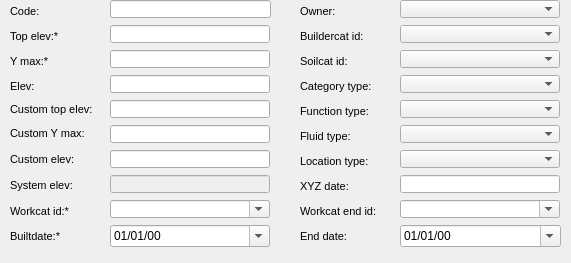
      <widget class="QWidget" name="page_53">
       <property name="geometry">
        <rect>
         <x>0</x>
         <y>0</y>
         <width>571</width>
         <height>263</height>
        </rect>
       </property>
       <attribute name="label">
        <string>Basic information</string>
       </attribute>
       <widget class="QComboBox" name="fluid_type">
        <property name="geometry">
         <rect>
          <x>400</x>
          <y>125</y>
          <width>160</width>
          <height>18</height>
         </rect>
        </property>
       </widget>
       <widget class="QComboBox" name="location_type">
        <property name="geometry">
         <rect>
          <x>400</x>
          <y>150</y>
          <width>160</width>
          <height>18</height>
         </rect>
        </property>
       </widget>
       <widget class="QLineEdit" name="custom_ymax">
        <property name="geometry">
         <rect>
          <x>110</x>
          <y>125</y>
          <width>160</width>
          <height>18</height>
         </rect>
        </property>
        <property name="text">
         <string/>
        </property>
       </widget>
       <widget class="QgsDateTimeEdit" name="builtdate">
        <property name="geometry">
         <rect>
          <x>110</x>
          <y>225</y>
          <width>160</width>
          <height>22</height>
         </rect>
        </property>
        <property name="displayFormat">
         <string>dd/MM/yy</string>
        </property>
        <property name="calendarPopup">
         <bool>true</bool>
        </property>
        <property name="allowNull" stdset="0">
         <bool>true</bool>
        </property>
       </widget>
       <widget class="QLabel" name="label_elev">
        <property name="geometry">
         <rect>
          <x>10</x>
          <y>75</y>
          <width>90</width>
          <height>22</height>
         </rect>
        </property>
        <property name="font">
         <font>
          <pointsize>8</pointsize>
         </font>
        </property>
        <property name="frameShape">
         <enum>QFrame::NoFrame</enum>
        </property>
        <property name="frameShadow">
         <enum>QFrame::Plain</enum>
        </property>
        <property name="text">
         <string>Elev:</string>
        </property>
        <property name="margin">
         <number>3</number>
        </property>
       </widget>
       <widget class="QLabel" name="label_enddate">
        <property name="geometry">
         <rect>
          <x>300</x>
          <y>225</y>
          <width>101</width>
          <height>22</height>
         </rect>
        </property>
        <property name="font">
         <font>
          <pointsize>8</pointsize>
         </font>
        </property>
        <property name="frameShape">
         <enum>QFrame::NoFrame</enum>
        </property>
        <property name="frameShadow">
         <enum>QFrame::Plain</enum>
        </property>
        <property name="text">
         <string>End date:</string>
        </property>
        <property name="textFormat">
         <enum>Qt::AutoText</enum>
        </property>
        <property name="scaledContents">
         <bool>false</bool>
        </property>
        <property name="margin">
         <number>3</number>
        </property>
       </widget>
       <widget class="QLabel" name="label_custom_elev">
        <property name="geometry">
         <rect>
          <x>10</x>
          <y>150</y>
          <width>99</width>
          <height>19</height>
         </rect>
        </property>
        <property name="font">
         <font>
          <pointsize>8</pointsize>
         </font>
        </property>
        <property name="frameShape">
         <enum>QFrame::NoFrame</enum>
        </property>
        <property name="frameShadow">
         <enum>QFrame::Plain</enum>
        </property>
        <property name="text">
         <string>Custom elev:</string>
        </property>
        <property name="wordWrap">
         <bool>true</bool>
        </property>
        <property name="margin">
         <number>3</number>
        </property>
       </widget>
       <widget class="QLineEdit" name="custom_elev">
        <property name="geometry">
         <rect>
          <x>110</x>
          <y>150</y>
          <width>160</width>
          <height>18</height>
         </rect>
        </property>
       </widget>
       <widget class="QComboBox" name="function_type">
        <property name="geometry">
         <rect>
          <x>400</x>
          <y>100</y>
          <width>160</width>
          <height>18</height>
         </rect>
        </property>
       </widget>
       <widget class="QLabel" name="label_workcat_id">
        <property name="geometry">
         <rect>
          <x>10</x>
          <y>200</y>
          <width>90</width>
          <height>22</height>
         </rect>
        </property>
        <property name="font">
         <font>
          <pointsize>8</pointsize>
         </font>
        </property>
        <property name="frameShape">
         <enum>QFrame::NoFrame</enum>
        </property>
        <property name="frameShadow">
         <enum>QFrame::Plain</enum>
        </property>
        <property name="text">
         <string>Workcat id:*</string>
        </property>
        <property name="textFormat">
         <enum>Qt::AutoText</enum>
        </property>
        <property name="scaledContents">
         <bool>false</bool>
        </property>
        <property name="margin">
         <number>3</number>
        </property>
       </widget>
       <widget class="QLineEdit" name="elev">
        <property name="geometry">
         <rect>
          <x>110</x>
          <y>75</y>
          <width>160</width>
          <height>18</height>
         </rect>
        </property>
       </widget>
       <widget class="QComboBox" name="ownercat_id">
        <property name="geometry">
         <rect>
          <x>400</x>
          <y>0</y>
          <width>160</width>
          <height>18</height>
         </rect>
        </property>
       </widget>
       <widget class="QLabel" name="label_workcat_id_end">
        <property name="geometry">
         <rect>
          <x>300</x>
          <y>200</y>
          <width>101</width>
          <height>22</height>
         </rect>
        </property>
        <property name="font">
         <font>
          <pointsize>8</pointsize>
         </font>
        </property>
        <property name="frameShape">
         <enum>QFrame::NoFrame</enum>
        </property>
        <property name="frameShadow">
         <enum>QFrame::Plain</enum>
        </property>
        <property name="text">
         <string>Workcat end id:</string>
        </property>
        <property name="textFormat">
         <enum>Qt::AutoText</enum>
        </property>
        <property name="scaledContents">
         <bool>false</bool>
        </property>
        <property name="margin">
         <number>3</number>
        </property>
       </widget>
       <widget class="QComboBox" name="category_type">
        <property name="geometry">
         <rect>
          <x>400</x>
          <y>75</y>
          <width>160</width>
          <height>18</height>
         </rect>
        </property>
       </widget>
       <widget class="QLabel" name="label_buildercat_id">
        <property name="geometry">
         <rect>
          <x>300</x>
          <y>25</y>
          <width>101</width>
          <height>22</height>
         </rect>
        </property>
        <property name="font">
         <font>
          <pointsize>8</pointsize>
         </font>
        </property>
        <property name="frameShape">
         <enum>QFrame::NoFrame</enum>
        </property>
        <property name="frameShadow">
         <enum>QFrame::Plain</enum>
        </property>
        <property name="text">
         <string>Buildercat id:</string>
        </property>
        <property name="textFormat">
         <enum>Qt::AutoText</enum>
        </property>
        <property name="scaledContents">
         <bool>false</bool>
        </property>
        <property name="margin">
         <number>3</number>
        </property>
       </widget>
       <widget class="QLineEdit" name="sys_elev">
        <property name="enabled">
         <bool>false</bool>
        </property>
        <property name="geometry">
         <rect>
          <x>110</x>
          <y>175</y>
          <width>160</width>
          <height>18</height>
         </rect>
        </property>
        <property name="font">
         <font>
          <italic>false</italic>
         </font>
        </property>
        <property name="styleSheet">
         <string notr="true"/>
        </property>
        <property name="text">
         <string/>
        </property>
       </widget>
       <widget class="QLabel" name="label_sys_elev">
        <property name="geometry">
         <rect>
          <x>10</x>
          <y>175</y>
          <width>101</width>
          <height>21</height>
         </rect>
        </property>
        <property name="font">
         <font>
          <pointsize>8</pointsize>
         </font>
        </property>
        <property name="frameShape">
         <enum>QFrame::NoFrame</enum>
        </property>
        <property name="frameShadow">
         <enum>QFrame::Plain</enum>
        </property>
        <property name="text">
         <string>System elev:</string>
        </property>
        <property name="wordWrap">
         <bool>true</bool>
        </property>
        <property name="margin">
         <number>3</number>
        </property>
       </widget>
       <widget class="QComboBox" name="soilcat_id">
        <property name="geometry">
         <rect>
          <x>400</x>
          <y>50</y>
          <width>160</width>
          <height>18</height>
         </rect>
        </property>
       </widget>
       <widget class="QLabel" name="label_code">
        <property name="geometry">
         <rect>
          <x>10</x>
          <y>0</y>
          <width>101</width>
          <height>22</height>
         </rect>
        </property>
        <property name="font">
         <font>
          <pointsize>8</pointsize>
         </font>
        </property>
        <property name="frameShape">
         <enum>QFrame::NoFrame</enum>
        </property>
        <property name="frameShadow">
         <enum>QFrame::Plain</enum>
        </property>
        <property name="text">
         <string>Code:</string>
        </property>
        <property name="textFormat">
         <enum>Qt::AutoText</enum>
        </property>
        <property name="scaledContents">
         <bool>false</bool>
        </property>
        <property name="margin">
         <number>3</number>
        </property>
       </widget>
       <widget class="QLabel" name="label_custom_top_elev">
        <property name="geometry">
         <rect>
          <x>10</x>
          <y>100</y>
          <width>101</width>
          <height>19</height>
         </rect>
        </property>
        <property name="font">
         <font>
          <pointsize>8</pointsize>
         </font>
        </property>
        <property name="frameShape">
         <enum>QFrame::NoFrame</enum>
        </property>
        <property name="frameShadow">
         <enum>QFrame::Plain</enum>
        </property>
        <property name="text">
         <string>Custom top elev:</string>
        </property>
        <property name="textFormat">
         <enum>Qt::AutoText</enum>
        </property>
        <property name="scaledContents">
         <bool>false</bool>
        </property>
        <property name="wordWrap">
         <bool>true</bool>
        </property>
        <property name="margin">
         <number>3</number>
        </property>
       </widget>
       <widget class="QLabel" name="label_builtdate">
        <property name="geometry">
         <rect>
          <x>10</x>
          <y>225</y>
          <width>101</width>
          <height>22</height>
         </rect>
        </property>
        <property name="font">
         <font>
          <pointsize>8</pointsize>
         </font>
        </property>
        <property name="frameShape">
         <enum>QFrame::NoFrame</enum>
        </property>
        <property name="frameShadow">
         <enum>QFrame::Plain</enum>
        </property>
        <property name="text">
         <string>Builtdate:*</string>
        </property>
        <property name="textFormat">
         <enum>Qt::AutoText</enum>
        </property>
        <property name="scaledContents">
         <bool>false</bool>
        </property>
        <property name="margin">
         <number>3</number>
        </property>
       </widget>
       <widget class="QLabel" name="label_function_type">
        <property name="geometry">
         <rect>
          <x>300</x>
          <y>100</y>
          <width>101</width>
          <height>22</height>
         </rect>
        </property>
        <property name="font">
         <font>
          <pointsize>8</pointsize>
         </font>
        </property>
        <property name="frameShape">
         <enum>QFrame::NoFrame</enum>
        </property>
        <property name="frameShadow">
         <enum>QFrame::Plain</enum>
        </property>
        <property name="text">
         <string>Function type:</string>
        </property>
        <property name="textFormat">
         <enum>Qt::AutoText</enum>
        </property>
        <property name="scaledContents">
         <bool>false</bool>
        </property>
        <property name="alignment">
         <set>Qt::AlignLeading|Qt::AlignLeft|Qt::AlignVCenter</set>
        </property>
        <property name="margin">
         <number>3</number>
        </property>
       </widget>
       <widget class="QLineEdit" name="ymax">
        <property name="geometry">
         <rect>
          <x>110</x>
          <y>50</y>
          <width>160</width>
          <height>18</height>
         </rect>
        </property>
       </widget>
       <widget class="QLineEdit" name="code">
        <property name="geometry">
         <rect>
          <x>110</x>
          <y>0</y>
          <width>161</width>
          <height>18</height>
         </rect>
        </property>
       </widget>
       <widget class="QLineEdit" name="custom_top_elev">
        <property name="geometry">
         <rect>
          <x>110</x>
          <y>100</y>
          <width>160</width>
          <height>18</height>
         </rect>
        </property>
       </widget>
       <widget class="QLabel" name="label_owner">
        <property name="geometry">
         <rect>
          <x>300</x>
          <y>0</y>
          <width>101</width>
          <height>22</height>
         </rect>
        </property>
        <property name="font">
         <font>
          <pointsize>8</pointsize>
         </font>
        </property>
        <property name="frameShape">
         <enum>QFrame::NoFrame</enum>
        </property>
        <property name="frameShadow">
         <enum>QFrame::Plain</enum>
        </property>
        <property name="text">
         <string>Owner:</string>
        </property>
        <property name="textFormat">
         <enum>Qt::AutoText</enum>
        </property>
        <property name="scaledContents">
         <bool>false</bool>
        </property>
        <property name="margin">
         <number>3</number>
        </property>
       </widget>
       <widget class="QComboBox" name="workcat_id_end">
        <property name="geometry">
         <rect>
          <x>400</x>
          <y>200</y>
          <width>160</width>
          <height>18</height>
         </rect>
        </property>
        <property name="editable">
         <bool>true</bool>
        </property>
       </widget>
       <widget class="QLineEdit" name="xyz_date">
        <property name="geometry">
         <rect>
          <x>400</x>
          <y>175</y>
          <width>160</width>
          <height>18</height>
         </rect>
        </property>
       </widget>
       <widget class="QLabel" name="label_custom_ymax">
        <property name="geometry">
         <rect>
          <x>10</x>
          <y>125</y>
          <width>90</width>
          <height>17</height>
         </rect>
        </property>
        <property name="font">
         <font>
          <pointsize>8</pointsize>
          <weight>50</weight>
          <bold>false</bold>
         </font>
        </property>
        <property name="frameShape">
         <enum>QFrame::NoFrame</enum>
        </property>
        <property name="frameShadow">
         <enum>QFrame::Plain</enum>
        </property>
        <property name="text">
         <string>Custom Y max:</string>
        </property>
        <property name="wordWrap">
         <bool>false</bool>
        </property>
        <property name="margin">
         <number>3</number>
        </property>
       </widget>
       <widget class="QgsDateTimeEdit" name="enddate">
        <property name="geometry">
         <rect>
          <x>400</x>
          <y>225</y>
          <width>161</width>
          <height>22</height>
         </rect>
        </property>
        <property name="displayFormat">
         <string>dd/MM/yy</string>
        </property>
        <property name="calendarPopup">
         <bool>true</bool>
        </property>
        <property name="allowNull" stdset="0">
         <bool>true</bool>
        </property>
       </widget>
       <widget class="QComboBox" name="workcat_id">
        <property name="geometry">
         <rect>
          <x>110</x>
          <y>200</y>
          <width>160</width>
          <height>18</height>
         </rect>
        </property>
        <property name="editable">
         <bool>true</bool>
        </property>
       </widget>
       <widget class="QLabel" name="label_ymax">
        <property name="geometry">
         <rect>
          <x>10</x>
          <y>50</y>
          <width>90</width>
          <height>22</height>
         </rect>
        </property>
        <property name="font">
         <font>
          <pointsize>8</pointsize>
          <weight>50</weight>
          <bold>false</bold>
         </font>
        </property>
        <property name="frameShape">
         <enum>QFrame::NoFrame</enum>
        </property>
        <property name="frameShadow">
         <enum>QFrame::Plain</enum>
        </property>
        <property name="text">
         <string>Y max:*</string>
        </property>
        <property name="margin">
         <number>3</number>
        </property>
       </widget>
       <widget class="QLabel" name="label_xyz_date">
        <property name="geometry">
         <rect>
          <x>300</x>
          <y>175</y>
          <width>101</width>
          <height>22</height>
         </rect>
        </property>
        <property name="font">
         <font>
          <pointsize>8</pointsize>
         </font>
        </property>
        <property name="frameShape">
         <enum>QFrame::NoFrame</enum>
        </property>
        <property name="frameShadow">
         <enum>QFrame::Plain</enum>
        </property>
        <property name="text">
         <string>XYZ date:</string>
        </property>
        <property name="textFormat">
         <enum>Qt::AutoText</enum>
        </property>
        <property name="scaledContents">
         <bool>false</bool>
        </property>
        <property name="margin">
         <number>3</number>
        </property>
       </widget>
       <widget class="QComboBox" name="buildercat_id">
        <property name="geometry">
         <rect>
          <x>400</x>
          <y>25</y>
          <width>160</width>
          <height>18</height>
         </rect>
        </property>
       </widget>
       <widget class="QLineEdit" name="top_elev">
        <property name="geometry">
         <rect>
          <x>110</x>
          <y>25</y>
          <width>160</width>
          <height>18</height>
         </rect>
        </property>
       </widget>
       <widget class="QLabel" name="label_category_type">
        <property name="geometry">
         <rect>
          <x>300</x>
          <y>75</y>
          <width>101</width>
          <height>22</height>
         </rect>
        </property>
        <property name="font">
         <font>
          <pointsize>8</pointsize>
         </font>
        </property>
        <property name="frameShape">
         <enum>QFrame::NoFrame</enum>
        </property>
        <property name="frameShadow">
         <enum>QFrame::Plain</enum>
        </property>
        <property name="text">
         <string>Category type:</string>
        </property>
        <property name="textFormat">
         <enum>Qt::AutoText</enum>
        </property>
        <property name="scaledContents">
         <bool>false</bool>
        </property>
        <property name="alignment">
         <set>Qt::AlignLeading|Qt::AlignLeft|Qt::AlignVCenter</set>
        </property>
        <property name="margin">
         <number>3</number>
        </property>
       </widget>
       <widget class="QLabel" name="label_location_type">
        <property name="geometry">
         <rect>
          <x>300</x>
          <y>150</y>
          <width>101</width>
          <height>22</height>
         </rect>
        </property>
        <property name="font">
         <font>
          <pointsize>8</pointsize>
         </font>
        </property>
        <property name="frameShape">
         <enum>QFrame::NoFrame</enum>
        </property>
        <property name="frameShadow">
         <enum>QFrame::Plain</enum>
        </property>
        <property name="text">
         <string>Location type:</string>
        </property>
        <property name="textFormat">
         <enum>Qt::AutoText</enum>
        </property>
        <property name="scaledContents">
         <bool>false</bool>
        </property>
        <property name="alignment">
         <set>Qt::AlignLeading|Qt::AlignLeft|Qt::AlignVCenter</set>
        </property>
        <property name="margin">
         <number>3</number>
        </property>
       </widget>
       <widget class="QLabel" name="label_fluid_type">
        <property name="geometry">
         <rect>
          <x>300</x>
          <y>125</y>
          <width>101</width>
          <height>22</height>
         </rect>
        </property>
        <property name="font">
         <font>
          <pointsize>8</pointsize>
         </font>
        </property>
        <property name="frameShape">
         <enum>QFrame::NoFrame</enum>
        </property>
        <property name="frameShadow">
         <enum>QFrame::Plain</enum>
        </property>
        <property name="text">
         <string>Fluid type:</string>
        </property>
        <property name="textFormat">
         <enum>Qt::AutoText</enum>
        </property>
        <property name="scaledContents">
         <bool>false</bool>
        </property>
        <property name="alignment">
         <set>Qt::AlignLeading|Qt::AlignLeft|Qt::AlignVCenter</set>
        </property>
        <property name="margin">
         <number>3</number>
        </property>
       </widget>
       <widget class="QLabel" name="label_top_elev">
        <property name="geometry">
         <rect>
          <x>10</x>
          <y>25</y>
          <width>96</width>
          <height>22</height>
         </rect>
        </property>
        <property name="font">
         <font>
          <pointsize>8</pointsize>
          <weight>50</weight>
          <bold>false</bold>
         </font>
        </property>
        <property name="frameShape">
         <enum>QFrame::NoFrame</enum>
        </property>
        <property name="frameShadow">
         <enum>QFrame::Plain</enum>
        </property>
        <property name="text">
         <string>Top elev:*</string>
        </property>
        <property name="margin">
         <number>3</number>
        </property>
       </widget>
       <widget class="QLabel" name="label_soilcat_id">
        <property name="geometry">
         <rect>
          <x>300</x>
          <y>50</y>
          <width>101</width>
          <height>22</height>
         </rect>
        </property>
        <property name="font">
         <font>
          <pointsize>8</pointsize>
         </font>
        </property>
        <property name="frameShape">
         <enum>QFrame::NoFrame</enum>
        </property>
        <property name="frameShadow">
         <enum>QFrame::Plain</enum>
        </property>
        <property name="text">
         <string>Soilcat id:</string>
        </property>
        <property name="textFormat">
         <enum>Qt::AutoText</enum>
        </property>
        <property name="scaledContents">
         <bool>false</bool>
        </property>
        <property name="alignment">
         <set>Qt::AlignLeading|Qt::AlignLeft|Qt::AlignVCenter</set>
        </property>
        <property name="margin">
         <number>3</number>
        </property>
       </widget>
      </widget>
